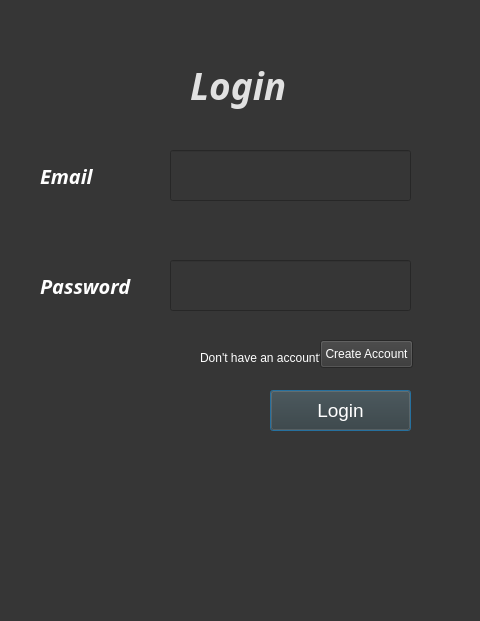
<?xml version="1.0" encoding="UTF-8"?>
<ui version="4.0">
 <class>Dialog</class>
 <widget class="QDialog" name="Dialog">
  <property name="geometry">
   <rect>
    <x>0</x>
    <y>0</y>
    <width>480</width>
    <height>621</height>
   </rect>
  </property>
  <property name="windowTitle">
   <string>Dialog</string>
  </property>
  <property name="styleSheet">
   <string notr="true">background-color: rgb(54, 54, 54);</string>
  </property>
  <widget class="QLabel" name="label">
   <property name="geometry">
    <rect>
     <x>190</x>
     <y>50</y>
     <width>121</width>
     <height>71</height>
    </rect>
   </property>
   <property name="font">
    <font>
     <family>Modern</family>
     <pointsize>28</pointsize>
     <weight>75</weight>
     <italic>true</italic>
     <bold>true</bold>
    </font>
   </property>
   <property name="styleSheet">
    <string notr="true">color:rgb(225, 225, 225); font-size:28pt;</string>
   </property>
   <property name="text">
    <string>Login</string>
   </property>
  </widget>
  <widget class="QLabel" name="label_2">
   <property name="geometry">
    <rect>
     <x>40</x>
     <y>160</y>
     <width>101</width>
     <height>31</height>
    </rect>
   </property>
   <property name="font">
    <font>
     <family>Modern</family>
     <pointsize>15</pointsize>
     <weight>75</weight>
     <italic>true</italic>
     <bold>true</bold>
    </font>
   </property>
   <property name="styleSheet">
    <string notr="true">font-size:15pt; color:rgb(255 , 255 , 255)</string>
   </property>
   <property name="text">
    <string>Email</string>
   </property>
  </widget>
  <widget class="QLineEdit" name="email">
   <property name="geometry">
    <rect>
     <x>170</x>
     <y>150</y>
     <width>241</width>
     <height>51</height>
    </rect>
   </property>
   <property name="styleSheet">
    <string notr="true">font-size:14pt; color:rgb(243, 243, 243)</string>
   </property>
  </widget>
  <widget class="QLineEdit" name="password">
   <property name="geometry">
    <rect>
     <x>170</x>
     <y>260</y>
     <width>241</width>
     <height>51</height>
    </rect>
   </property>
   <property name="font">
    <font>
     <family>MS Shell Dlg 2</family>
     <pointsize>14</pointsize>
    </font>
   </property>
   <property name="styleSheet">
    <string notr="true">font-size:14pt; color:rgb(243, 243, 243)</string>
   </property>
   <property name="text">
    <string/>
   </property>
  </widget>
  <widget class="QLabel" name="label_3">
   <property name="geometry">
    <rect>
     <x>40</x>
     <y>270</y>
     <width>111</width>
     <height>31</height>
    </rect>
   </property>
   <property name="font">
    <font>
     <family>Modern</family>
     <pointsize>15</pointsize>
     <weight>75</weight>
     <italic>true</italic>
     <bold>true</bold>
    </font>
   </property>
   <property name="styleSheet">
    <string notr="true">font-size:15pt; color:rgb(255 , 255 , 255)</string>
   </property>
   <property name="text">
    <string>Password</string>
   </property>
  </widget>
  <widget class="QPushButton" name="loginbutton">
   <property name="geometry">
    <rect>
     <x>270</x>
     <y>390</y>
     <width>141</width>
     <height>41</height>
    </rect>
   </property>
   <property name="styleSheet">
    <string notr="true">background-color: rgb(55, 57, 55); font-size:14pt; color:rgb(255, 255, 255)</string>
   </property>
   <property name="text">
    <string>Login</string>
   </property>
  </widget>
  <widget class="QLabel" name="label_4">
   <property name="geometry">
    <rect>
     <x>200</x>
     <y>350</y>
     <width>171</width>
     <height>16</height>
    </rect>
   </property>
   <property name="font">
    <font>
     <family>MS Shell Dlg 2</family>
     <weight>50</weight>
     <italic>false</italic>
     <bold>false</bold>
    </font>
   </property>
   <property name="styleSheet">
    <string notr="true">color:rgb(255, 255, 255)</string>
   </property>
   <property name="text">
    <string>Don't have an account?</string>
   </property>
  </widget>
  <widget class="QPushButton" name="createaccbutton">
   <property name="geometry">
    <rect>
     <x>320</x>
     <y>340</y>
     <width>93</width>
     <height>28</height>
    </rect>
   </property>
   <property name="font">
    <font>
     <family>MS Shell Dlg 2</family>
     <italic>false</italic>
    </font>
   </property>
   <property name="autoFillBackground">
    <bool>false</bool>
   </property>
   <property name="styleSheet">
    <string notr="true">color:rgb(255, 255, 255)</string>
   </property>
   <property name="text">
    <string>Create Account</string>
   </property>
  </widget>
 </widget>
 <resources/>
 <connections/>
</ui>
